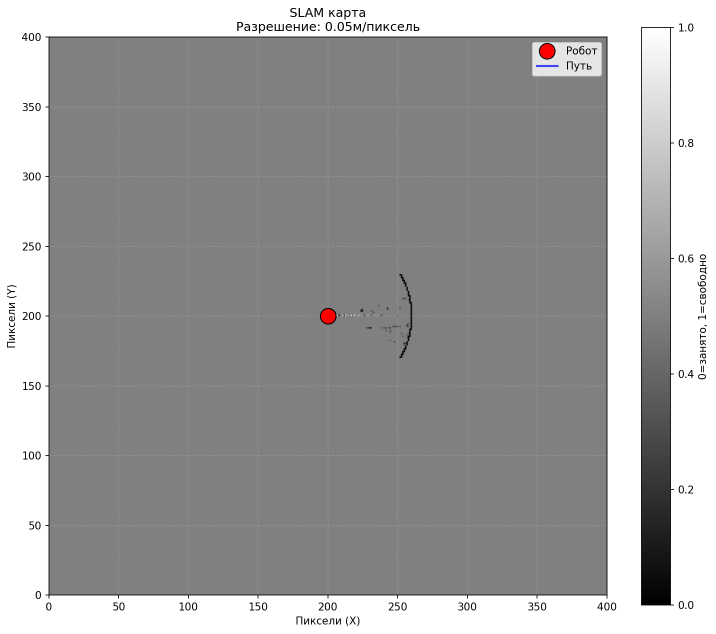
#> input picture slam_map.png, 1432 x 1268 px, given in place of the camera (shown at 1/2 size)
$ python camera.py
#> lines starting #> are read from the running program, lines starting #| are printed output that depends on the picture; after the words box and inside, x2 and y2 are one past the last pixel; in counts of white or black regions, pixels touching at a corner belong together
#> in main, frame is the input picture: shape (1268, 1432, 3); mean B, G, R 161.1, 161.1, 161.2
import cv2
import numpy as np
import time
import sys
import traceback

CAMERA_ID = 0
FRAME_W = 640
FRAME_H = 360
SHOW_WINDOW = True
DEBOUNCE_SEC = 0.4
SLEEP_BETWEEN_FRAMES = 0.03
MIN_RATIO_TO_TRIGGER = 0.03
# ------------------------------------------------

# Карта цветов: имя -> {'hsv_ranges': [((low),(high)), ...], 'rgb': (R,G,B)}
COLOR_MAP = {
    'white': {
        'hsv_ranges': [((0, 0, 200), (180, 40, 255))],
        'rgb': (255, 255, 255)
    },
    'red': {
        'hsv_ranges': [((0, 100, 100), (8, 255, 255)), ((160, 100, 100), (180, 255, 255))],
        'rgb': (255, 0, 0)
    },
    'green': {
        'hsv_ranges': [((35, 50, 50), (85, 255, 255))],
        'rgb': (0, 255, 0)
    },
    'blue': {
        'hsv_ranges': [((90, 50, 50), (140, 255, 255))],
        'rgb': (0, 0, 255)
    },
    'yellow': {
        'hsv_ranges': [((15, 100, 100), (35, 255, 255))],
        'rgb': (255, 200, 0)
    },
}

COLOR_PRIORITY = ['white', 'red', 'green', 'blue', 'yellow']

bot = None
try:
    import McLumk_Wheel_Sports as mc
    bot = getattr(mc, 'bot', None)
except Exception as e:
    print("Ошибка импорта McLumk_Wheel_Sports:", e)
    bot = None

def safe_call(name, *args):
    if bot is None:
        return False, "no bot"
    fn = getattr(bot, name, None)
    if not callable(fn):
        return False, "no_attr"
    try:
        res = fn(*args)
        return True, res
    except Exception as e:
        return False, str(e)

def set_backlight_rgb(rgb):
    r, g, b = rgb
    ok, info = safe_call('Ctrl_WQ2812_brightness_ALL', r, g, b)
    if ok:
        print(f"LED -> {rgb} (brightness_ALL)")
        return True
    ok2, info2 = safe_call('Ctrl_WQ2812_Alone', r, g, b)
    if ok2:
        print(f"LED -> {rgb} (Alone)")
        return True
    # Низкоуровневый резерв
    safe_call('write_u8', 4, 1)
    time.sleep(0.02)
    safe_call('write_u8', 5, max(r, g, b))
    print(f"LED -> попытки низкоуровневого включения для {rgb} отправлены")
    return False

def turn_off_backlight():
    # ВАЖНО: здесь НЕ трогаем ультразвук. Раньше список содержал
    # ('Ctrl_Ulatist_Switch', (0,)), из-за чего гашение RGB-подсветки
    # попутно ВЫКЛЮЧАЛО ультразвуковой датчик (та же I2C-плата 0x2B).
    # Подсветка и дальномер — независимые функции, разделяем их.
    calls = [
        ('Ctrl_WQ2812_brightness_ALL', (0, 0, 0)),
        ('Ctrl_WQ2812_Alone', (0, 0, 0)),
        ('Ctrl_WQ2812_ALL', (0, 0)),
        ('write_u8', (5, 0)),
        ('write_u8', (4, 0)),
    ]
    for name, args in calls:
        ok, info = safe_call(name, *args)
        print(f"OFF {name}{args} -> {ok}: {info}")
        time.sleep(0.02)

# Вспомогательные функции детекции
def mask_for_ranges(hsv, ranges):
    mask_total = None
    for low, high in ranges:
        low_arr = np.array(low, dtype=np.uint8)
        high_arr = np.array(high, dtype=np.uint8)
        m = cv2.inRange(hsv, low_arr, high_arr)
        mask_total = m if mask_total is None else cv2.bitwise_or(mask_total, m)
    return mask_total

def detect_colors(frame):
    small = cv2.resize(frame, (FRAME_W, FRAME_H))
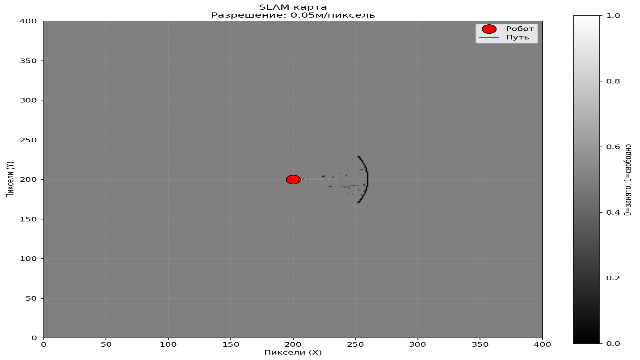
#> small: shape (360, 640, 3); mean B, G, R 161.2, 161.2, 161.4
    hsv = cv2.cvtColor(small, cv2.COLOR_BGR2HSV)
#> hsv: shape (360, 640, 3); mean H, S, V 0, 0.2, 161.4
    results = {}
    for cname, meta in COLOR_MAP.items():
        try:
            mask = mask_for_ranges(hsv, meta['hsv_ranges'])
            if mask is None:
                mask = np.zeros((FRAME_H, FRAME_W), dtype=np.uint8)
            # маска бинарная
            if mask.dtype != np.uint8:
                mask = mask.astype(np.uint8)
            if mask.max() <= 1:
                mask = (mask * 255).astype(np.uint8)
            ratio = np.count_nonzero(mask) / (mask.shape[0] * mask.shape[1])
            results[cname] = (ratio, mask)
        except Exception as e:
            print(f"[ERROR] detect color {cname}: {e}")
            results[cname] = (0.0, np.zeros((FRAME_H, FRAME_W), dtype=np.uint8))
#> this loop made 5 passes
#> ratio on passes 1 to 5: 0.278, 0.000747, 0, 8.68e-05, 0
#> pass 1, in detect_colors, `mask = mask_for_ranges(hsv, meta['hsv_ranges'])`:
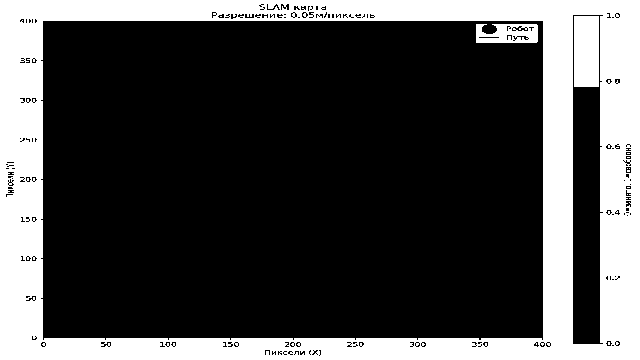
#> mask: shape (360, 640); 27.8% white; 12 white regions (9 under 20 px), largest, box (x1, y1, x2, y2) and area: (0, 0, 640, 360) 61367, (574, 16, 599, 87) 1775, (476, 24, 538, 43) 932
#> pass 2, in detect_colors, `mask = mask_for_ranges(hsv, meta['hsv_ranges'])`:
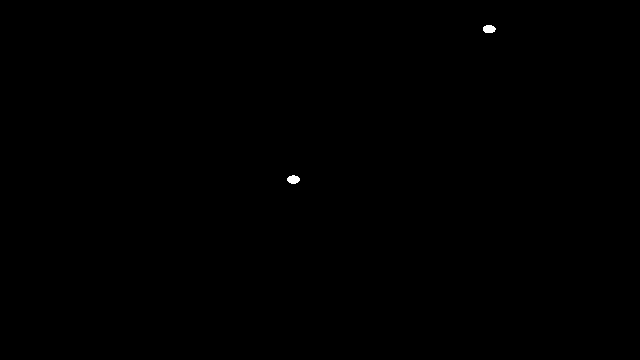
#> mask: shape (360, 640); 0.07% white; 2 white regions, box (x1, y1, x2, y2) and area: (287, 175, 300, 184) 87, (483, 25, 496, 33) 85
#> after the loop, results = 5 items
    return results, small

def choose_color(results):
    active = [c for c in COLOR_PRIORITY if results.get(c, (0, None))[0] >=


MIN_RATIO_TO_TRIGGER]
    if active:
        return active[0]
    candidates = [(c, results[c][0]) for c in results if results[c][0] >= MIN_RATIO_TO_TRIGGER]
    if not candidates:
        return None
    return max(candidates, key=lambda x: x[1])[0]

def main():
    cap = cv2.VideoCapture(CAMERA_ID)
    if not cap.isOpened():
        print("Ошибка: камера не доступна. Проверь CAMERA_ID и физическое подключение.")
        return

    led_state = False
    current_color = None
    last_change = 0

    print("Запуск детекции цветов. Ctrl+C для выхода.")
    try:
        while True:
            ok, frame = cap.read()
            if not ok or frame is None:
                time.sleep(0.05)
                continue

            results, small = detect_colors(frame)
#> results = 5 items
            chosen = choose_color(results)
#> in choose_color, `active = [c for c in COLOR_PRIORITY if results.get(c, (0, None))[0] >=..`: active = ['white']
#> chosen = 'white'
            now = time.time()

            if chosen is not None:
                if (not led_state) or (current_color != chosen and (now - last_change) > DEBOUNCE_SEC):
                    last_change = now
                    current_color = chosen
#> current_color = 'white'
                    led_state = True
                    rgb = COLOR_MAP[chosen]['rgb']
#> rgb = (255, 255, 255)
                    print(f"\n[{time.strftime('%H:%M:%S')}] Detected {chosen} ratio={results[chosen][0]:.3f} -> set {rgb}")
#| [12:14:16] Detected white ratio=0.278 -> set (255, 255, 255)
                    try:
                        set_backlight_rgb(rgb)
#> in set_backlight_rgb, `r, g, b = rgb`: r = 255
#> (the call stopped at in safe_call, `res = fn(*args)`: McLumk_Wheel_Sports is not available in this run)
                    except Exception as e:
                        print(f"[ERROR] set_backlight_rgb: {e}")
            else:
                if led_state and (now - last_change) > DEBOUNCE_SEC:
                    last_change = now
                    print(f"\n[{time.strftime('%H:%M:%S')}] Color disappeared -> turning off")
                    try:
                        turn_off_backlight()
                    except Exception as e:
                        print(f"[ERROR] turn_off_backlight: {e}")
                    led_state = False
                    current_color = None

            status = current_color if led_state else "OFF"
#> status = 'white'
            ratios = " ".join([f"{c}:{results[c][0]:.3f}" for c in COLOR_PRIORITY])
            print(f"\r{status} | {ratios}", end='', flush=True)
#| white | white:0.278 red:0.001 green:0.000 blue:0.000 yellow:0.000

            # Безопасное отображение окна с кадром и маской
            if SHOW_WINDOW:
                display_mask = np.zeros_like(small)
                try:
                    if current_color:
                        mask = results.get(current_color, (None, None))[1]
                        if mask is None:
                            print(f"\n[WARN] Маска для {current_color} пуста, показываю пустую маску.")
                            mask = np.zeros((FRAME_H, FRAME_W), dtype=np.uint8)
                        if mask.dtype != np.uint8:
                            mask = mask.astype(np.uint8)
                        if mask.ndim == 2:
                            if mask.max() <= 1:
                                mask = (mask * 255).astype(np.uint8)
                            mask_bgr = cv2.cvtColor(mask, cv2.COLOR_GRAY2BGR)
                        else:
                            mask_bgr = mask
                        display_mask = mask_bgr
                    if display_mask.shape != small.shape:
                        display_mask = cv2.resize(display_mask, (small.shape[1], small.shape[0]))
                    summary = np.hstack((small, display_mask))
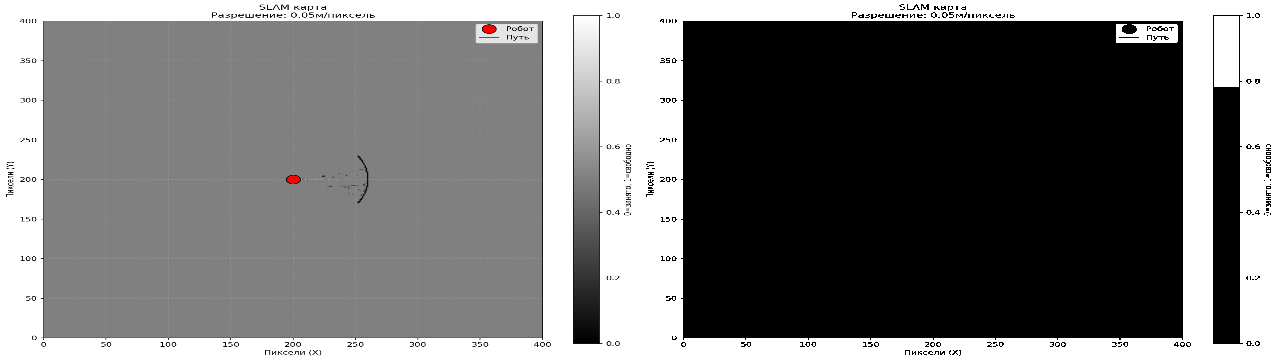
#> summary: shape (360, 1280, 3); mean B, G, R 116.1, 116.1, 116.2
                    cv2.imshow('frame | mask', summary)
                    if cv2.waitKey(1) & 0xFF == ord('q'):
#> (key q is pressed here)
                        break
                except Exception as e:
                    print(f"\n[ERROR] при отображении маски: {e}")
                    try:
                        cv2.imshow('frame | mask', small)


                        if cv2.waitKey(1) & 0xFF == ord('q'):
                            break
                    except Exception:
                        pass

            time.sleep(SLEEP_BETWEEN_FRAMES)

    except KeyboardInterrupt:
        print("\nОстановлено пользователем.")
    finally:
        try:
            if led_state:
                turn_off_backlight()
#> (the call stopped at in safe_call, `res = fn(*args)`: McLumk_Wheel_Sports is not available in this run)
        except Exception:
            pass
        cap.release()
        if SHOW_WINDOW:
            cv2.destroyAllWindows()
        print("Завершено.")

if __name__ == "__main__":
    main()
